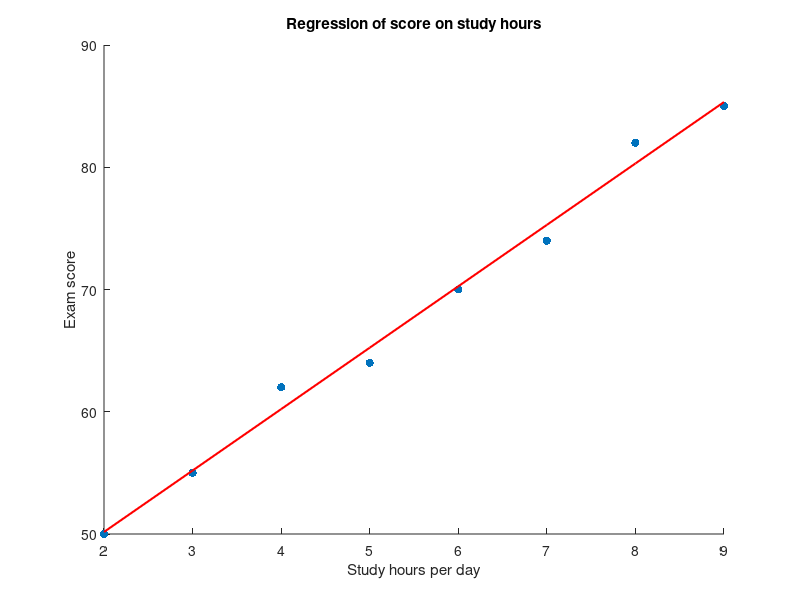

The MATLAB script that drew this image:
% Q15 - Simple linear regression, standard error of estimate, correlation (Lecture 15)
% X = study hours per day, Y = exam score of 8 students
clc; clear; close all;
X = [2 3 4 5 6 7 8 9];
Y = [50 55 62 64 70 74 82 85];
n = numel(X);

% Least-squares line Y = a + bX
b = (n*sum(X.*Y) - sum(X)*sum(Y)) / (n*sum(X.^2) - sum(X)^2);
a = mean(Y) - b*mean(X);
fprintf('Regression line: Y = %.3f + %.3f X\n', a, b);

% Correlation coefficient
r = (n*sum(X.*Y) - sum(X)*sum(Y)) / ...
    sqrt((n*sum(X.^2) - sum(X)^2) * (n*sum(Y.^2) - sum(Y)^2));
fprintf('r = %.4f, r^2 = %.4f\n', r, r^2);

% Standard error of estimate
Yhat = a + b*X;
Syx  = sqrt(sum((Y - Yhat).^2) / (n - 2));
fprintf('Standard error of estimate = %.3f\n', Syx);

% Prediction for 6.5 hours
fprintf('Predicted score for 6.5 h = %.2f\n', a + b*6.5);

scatter(X, Y, 'filled'); hold on; plot(X, Yhat, 'r', 'LineWidth', 1.5);
xlabel('Study hours per day'); ylabel('Exam score'); title('Regression of score on study hours');
